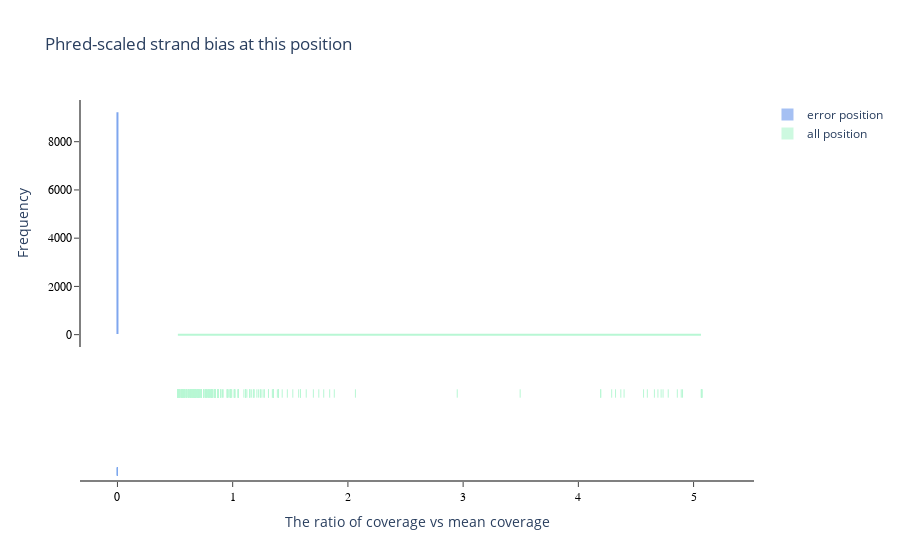

Here is the notebook cell this chart was saved with:
### Code cell
# from plotly.offline import iplot, plot

hist_data = [df_err_v3['SB'].tolist(), df_all_3['ERROR_all'].tolist()]
group_labels = ['error position', 'all position'] # name of the dataset
colors = ['#7FA6EE', '#B8F7D4']

fig = ff.create_distplot(hist_data, group_labels, curve_type='normal', colors=colors, bin_size=.5)

# 设置图形布局
fig.update_layout(
    title="Phred-scaled strand bias at this position",
    yaxis=dict(
        title='Frequency',
        showline=True, showgrid=False,
        linewidth=2, linecolor='gray', ticks='outside',
        tickfont=dict(
            family='Arial',
            size=12,
            color='black',
        )
    ),
    
    xaxis=dict(
        title='The ratio of coverage vs mean coverage',
        showline=True, showgrid=False,
        linewidth=2, linecolor='gray', ticks='outside',
        tickfont=dict(
            family='Arial',
            size=12,
            color='black',
        )
    ),
    legend=dict(
        traceorder="normal",
        font=dict(size=12),
    ),

    plot_bgcolor='white',
    yaxis_gridcolor='lightgray', yaxis_gridwidth=0.5,
    xaxis_gridcolor='lightgray', xaxis_gridwidth=0.5,
)
fig.show()
# plot(fig, filename='my_plot.html')

### Figure 1 — Plotly figure (JSON) as saved in the notebook; plotly's stock layout.template omitted (floating-point values rounded to 4 significant figures; data arrays with more than 128 entries replaced by an {"elided": "..."} marker saying what was removed)
{"data": [{"autobinx": false, "histnorm": "probability density", "legendgroup": "error position", "marker": {"color": "#7FA6EE"}, "name": "error position", "opacity": 0.7, "type": "histogram", "x": [0, 0, 0, 0, 0.0001628, 0, 4.445e-06, 0, 0, 0, 3.074e-07, 5.396e-08, 0], "xaxis": "x", "xbins": {"end": 0.0001628, "size": 0.5, "start": 0}, "yaxis": "y"}, {"autobinx": false, "histnorm": "probability density", "legendgroup": "all position", "marker": {"color": "#B8F7D4"}, "name": "all position", "opacity": 0.7, "type": "histogram", "x": {"elided": "383 float values"}, "xaxis": "x", "xbins": {"end": 5.073, "size": 0.5, "start": 0.5242}, "yaxis": "y"}, {"legendgroup": "error position", "marker": {"color": "#7FA6EE"}, "mode": "lines", "name": "error position", "showlegend": false, "type": "scatter", "x": {"elided": "500 float values"}, "xaxis": "x", "y": {"elided": "500 float values"}, "yaxis": "y"}, {"legendgroup": "all position", "marker": {"color": "#B8F7D4"}, "mode": "lines", "name": "all position", "showlegend": false, "type": "scatter", "x": {"elided": "500 float values"}, "xaxis": "x", "y": {"elided": "500 float values"}, "yaxis": "y"}, {"legendgroup": "error position", "marker": {"color": "#7FA6EE", "symbol": "line-ns-open"}, "mode": "markers", "name": "error position", "showlegend": false, "type": "scatter", "x": [0, 0, 0, 0, 0.0001628, 0, 4.445e-06, 0, 0, 0, 3.074e-07, 5.396e-08, 0], "xaxis": "x", "y": ["error position", "error position", "error position", "error position", "error position", "error position", "error position", "error position", "error position", "error position", "error position", "error position", "error position"], "yaxis": "y2"}, {"legendgroup": "all position", "marker": {"color": "#B8F7D4", "symbol": "line-ns-open"}, "mode": "markers", "name": "all position", "showlegend": false, "type": "scatter", "x": {"elided": "383 float values"}, "xaxis": "x", "y": {"elided": "383 str values"}, "yaxis": "y2"}], "layout": {"barmode": "overlay", "hovermode": "closest", "legend": {"font": {"size": 12}, "traceorder": "normal"}, "plot_bgcolor": "white", "title": {"text": "Phred-scaled strand bias at this position"}, "xaxis": {"anchor": "y2", "domain": [0, 1], "gridcolor": "lightgray", "gridwidth": 0.5, "linecolor": "gray", "linewidth": 2, "showgrid": false, "showline": true, "tickfont": {"color": "black", "family": "Arial", "size": 12}, "ticks": "outside", "title": {"text": "The ratio of coverage vs mean coverage"}, "zeroline": false}, "yaxis": {"anchor": "free", "domain": [0.35, 1], "gridcolor": "lightgray", "gridwidth": 0.5, "linecolor": "gray", "linewidth": 2, "position": 0, "showgrid": false, "showline": true, "tickfont": {"color": "black", "family": "Arial", "size": 12}, "ticks": "outside", "title": {"text": "Frequency"}}, "yaxis2": {"anchor": "x", "domain": [0, 0.25], "dtick": 1, "showticklabels": false}}}
